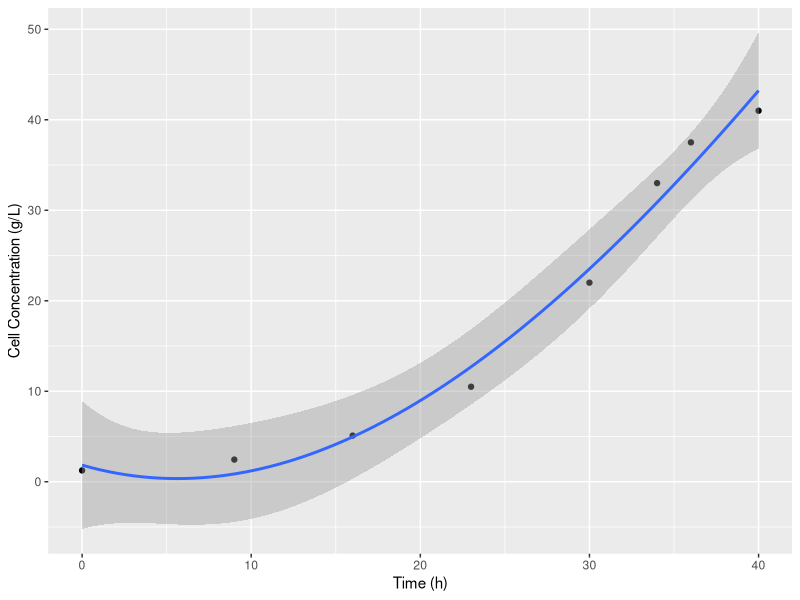
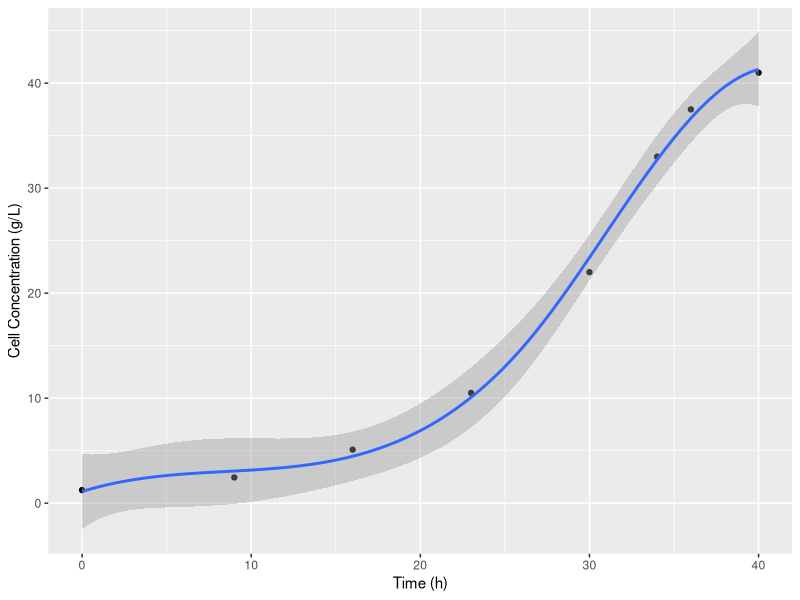
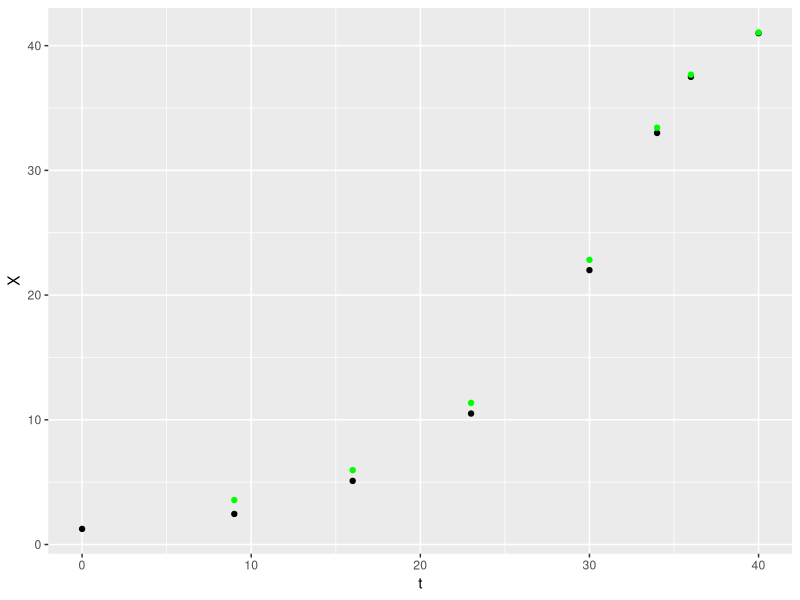

The R source for these figures, in order:
## ---- chunk 1
library(readr)
library(dplyr)
library(ggplot2)
knitr::opts_chunk$set(echo = TRUE)
## ---- chunk 2
cell_growth <- read_csv("Cell_Growth_Example_Data.csv")
knitr::kable(cell_growth)
## ---- chunk 3
# 
diff(1:5)
diff(c(1,2,4,8,16))
## ---- chunk 4
dX_dt <- diff(cell_growth$`Cell Concentration (g/L)`) / 
  diff(cell_growth$`Time (h)`) 
## ---- chunk 5
length(dX_dt)
length(cell_growth$`Time (h)`)
## ---- chunk 6
dX_dt <-  c(NA, dX_dt)
cell_growth
## ---- chunk 7
lag(1:5)
lead(1:5)
cell_growth %>% 
  mutate(dX_dt  = (`Cell Concentration (g/L)` - 
                     lag(`Cell Concentration (g/L)`)) / 
         (`Time (h)` - lag(`Time (h)`)))  
## ---- chunk 8
ggplot(data = cell_growth, 
       mapping = aes(x = `Time (h)`, y = `Cell Concentration (g/L)`)) + 
  geom_point() + 
  stat_smooth(method = lm, 
              formula = y ~ splines::bs(x = x))
## ---- chunk 9
ggplot(data = cell_growth, 
       mapping = aes(x = `Time (h)`, y = `Cell Concentration (g/L)`)) + 
  geom_point() + 
  stat_smooth(method = lm, 
              formula = y ~ splines::bs(x = x, df = 4))
## ---- chunk 10
X_t <- lm(X ~ splines::bs(x = t, df = 4), 
          data = cell_growth %>% 
            rename(X = `Cell Concentration (g/L)` , t = `Time (h)`))
# NOTE: I had to change the names of the columns here because the spaces and parentheses were F-ing things up with predict
delta_t <- 0.1
# remember predict uses data frames to define variable names
t_new <- data.frame(t = cell_growth$`Time (h)` - delta_t)
#without the renaming step the following was returning all TRUE because predict defaults to using the data passed to lm, so when it didn't recognize the variable names it was using the default data
predict(object = X_t) == predict(object = X_t, newdata = t_new)

cell_growth %>% 
  mutate(dX_dt  = (predict(X_t)  - 
                     predict(X_t, t_new))/delta_t) ->
  cell_growth

## ---- chunk 11
cell_growth <-
cell_growth %>% 
  rename(t = `Time (h)`, 
         X = `Cell Concentration (g/L)`, 
         S = `Glucose Concentration (g/L)`) %>%
  mutate(mu = dX_dt / X)
## ---- chunk 12
cell_growth %>% mutate(EH_X = mu / S) ->
  cell_growth
EH <- lm(mu ~ EH_X, data = cell_growth)
summary(EH)
## ---- chunk 13
cell_growth_monod_dX <- function(S, dt, mu_max, K_S) {
  dX <- mu_max * S / (K_S + S ) * dt
  return(dX)
}

cell_growth <- 
  cell_growth %>% 
  mutate(monodX = X + cell_growth_monod_dX(S = .$S, 
                                   dt = .$t - lag(.$t),
                                   mu_max = EH$coefficients[1],
                                   K_S = -EH$coefficients[2]))

ggplot(data = cell_growth, 
       mapping = aes(x = t, y = X)) + 
  geom_point() +
  geom_point(aes(y = monodX), color = "green")
